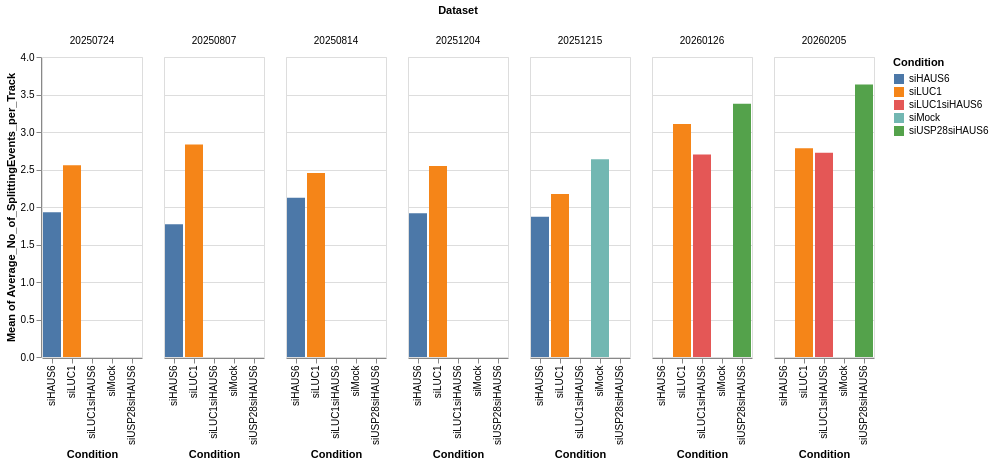

Notebook code cell kept with this figure:
### Code cell
# Quick visualisation

import altair as alt

alt.Chart(
    statistics_df
).mark_bar().encode(
    x = 'Condition',
    y = 'mean(Average_No_of_SplittingEvents_per_Track)',
    color = 'Condition',
    column = 'Dataset'
)

### Figure 1 — Vega-Lite specification as saved in the notebook (floating-point values rounded to 4 significant figures)
{"config": {"view": {"continuousWidth": 300, "continuousHeight": 300}}, "data": {"name": "data-d81f36c04ec8c270ed5efa1fd0ce36f3"}, "mark": {"type": "bar"}, "encoding": {"color": {"field": "Condition", "type": "nominal"}, "column": {"field": "Dataset", "type": "quantitative"}, "x": {"field": "Condition", "type": "nominal"}, "y": {"aggregate": "mean", "field": "Average_No_of_SplittingEvents_per_Track", "type": "quantitative"}}, "$schema": "https://vega.github.io/schema/vega-lite/v5.20.1.json", "datasets": {"data-d81f36c04ec8c270ed5efa1fd0ce36f3": [{"Dataset": 20250724, "Position": 2, "Condition": "siLUC1", "Number_of_tracks": 18, "Max_No_of_Generations": 3, "Number_of_Source_IDs": 48, "Number_of_Sister_IDs": 20, "Number_of_Mother_IDs": 30, "Number_of_Grandmother_IDs": 11, "Average_No_of_SplittingEvents_per_Track": 2.667, "Average_No_of_Sisters_per_Splitting_event": 0.2365, "Average_No_of_Mothers_per_Splitting_event": 0.4347, "Average_No_of_Grandmothers_per_Splitting_event": 0.1095}, {"Dataset": 20250724, "Position": 3, "Condition": "siLUC1", "Number_of_tracks": 14, "Max_No_of_Generations": 3, "Number_of_Source_IDs": 38, "Number_of_Sister_IDs": 14, "Number_of_Mother_IDs": 23, "Number_of_Grandmother_IDs": 9, "Average_No_of_SplittingEvents_per_Track": 2.714, "Average_No_of_Sisters_per_Splitting_event": 0.1922, "Average_No_of_Mothers_per_Splitting_event": 0.4124, "Average_No_of_Grandmothers_per_Splitting_event": 0.1182}, {"Dataset": 20250724, "Position": 4, "Condition": "siLUC1", "Number_of_tracks": 44, "Max_No_of_Generations": 4, "Number_of_Source_IDs": 102, "Number_of_Sister_IDs": 42, "Number_of_Mother_IDs": 58, "Number_of_Grandmother_IDs": 19, "Average_No_of_SplittingEvents_per_Track": 2.318, "Average_No_of_Sisters_per_Splitting_event": 0.2259, "Average_No_of_Mothers_per_Splitting_event": 0.3517, "Average_No_of_Grandmothers_per_Splitting_event": 0.08912}, {"Dataset": 20250724, "Position": 5, "Condition": "siLUC1", "Number_of_tracks": 36, "Max_No_of_Generations": 4, "Number_of_Source_IDs": 91, "Number_of_Sister_IDs": 40, "Number_of_Mother_IDs": 55, "Number_of_Grandmother_IDs": 23, "Average_No_of_SplittingEvents_per_Track": 2.528, "Average_No_of_Sisters_per_Splitting_event": 0.2435, "Average_No_of_Mothers_per_Splitting_event": 0.3789, "Average_No_of_Grandmothers_per_Splitting_event": 0.1227}, {"Dataset": 20250724, "Position": 6, "Condition": "siHAUS6", "Number_of_tracks": 46, "Max_No_of_Generations": 3, "Number_of_Source_IDs": 91, "Number_of_Sister_IDs": 36, "Number_of_Mother_IDs": 44, "Number_of_Grandmother_IDs": 5, "Average_No_of_SplittingEvents_per_Track": 1.978, "Average_No_of_Sisters_per_Splitting_event": 0.2302, "Average_No_of_Mothers_per_Splitting_event": 0.3107, "Average_No_of_Grandmothers_per_Splitting_event": 0.01677}, {"Dataset": 20250724, "Position": 7, "Condition": "siHAUS6", "Number_of_tracks": 36, "Max_No_of_Generations": 3, "Number_of_Source_IDs": 65, "Number_of_Sister_IDs": 20, "Number_of_Mother_IDs": 29, "Number_of_Grandmother_IDs": 1, "Average_No_of_SplittingEvents_per_Track": 1.806, "Average_No_of_Sisters_per_Splitting_event": 0.1806, "Average_No_of_Mothers_per_Splitting_event": 0.2986, "Average_No_of_Grandmothers_per_Splitting_event": 0.006944}, {"Dataset": 20250724, "Position": 8, "Condition": "siHAUS6", "Number_of_tracks": 14, "Max_No_of_Generations": 3, "Number_of_Source_IDs": 28, "Number_of_Sister_IDs": 8, "Number_of_Mother_IDs": 14, "Number_of_Grandmother_IDs": 1, "Average_No_of_SplittingEvents_per_Track": 2.0, "Average_No_of_Sisters_per_Splitting_event": 0.1905, "Average_No_of_Mothers_per_Splitting_event": 0.381, "Average_No_of_Grandmothers_per_Splitting_event": 0.02381}, {"Dataset": 20250724, "Position": 9, "Condition": "siHAUS6", "Number_of_tracks": 34, "Max_No_of_Generations": 3, "Number_of_Source_IDs": 66, "Number_of_Sister_IDs": 24, "Number_of_Mother_IDs": 32, "Number_of_Grandmother_IDs": 1, "Average_No_of_SplittingEvents_per_Track": 1.941, "Average_No_of_Sisters_per_Splitting_event": 0.2304, "Average_No_of_Mothers_per_Splitting_event": 0.3407, "Average_No_of_Grandmothers_per_Splitting_event": 0.007353}, {"Dataset": 20250807, "Position": 2, "Condition": "siLUC1", "Number_of_tracks": 17, "Max_No_of_Generations": 4, "Number_of_Source_IDs": 51, "Number_of_Sister_IDs": 24, "Number_of_Mother_IDs": 34, "Number_of_Grandmother_IDs": 16, "Average_No_of_SplittingEvents_per_Track": 3.0, "Average_No_of_Sisters_per_Splitting_event": 0.2739, "Average_No_of_Mothers_per_Splitting_event": 0.4537, "Average_No_of_Grandmothers_per_Splitting_event": 0.165}, {"Dataset": 20250807, "Position": 3, "Condition": "siLUC1", "Number_of_tracks": 20, "Max_No_of_Generations": 4, "Number_of_Source_IDs": 58, "Number_of_Sister_IDs": 30, "Number_of_Mother_IDs": 38, "Number_of_Grandmother_IDs": 14, "Average_No_of_SplittingEvents_per_Track": 2.9, "Average_No_of_Sisters_per_Splitting_event": 0.331, "Average_No_of_Mothers_per_Splitting_event": 0.4702, "Average_No_of_Grandmothers_per_Splitting_event": 0.1107}, {"Dataset": 20250807, "Position": 4, "Condition": "siLUC1", "Number_of_tracks": 20, "Max_No_of_Generations": 3, "Number_of_Source_IDs": 52, "Number_of_Sister_IDs": 24, "Number_of_Mother_IDs": 32, "Number_of_Grandmother_IDs": 12, "Average_No_of_SplittingEvents_per_Track": 2.6, "Average_No_of_Sisters_per_Splitting_event": 0.275, "Average_No_of_Mothers_per_Splitting_event": 0.3908, "Average_No_of_Grandmothers_per_Splitting_event": 0.1225}, {"Dataset": 20250807, "Position": 5, "Condition": "siHAUS6", "Number_of_tracks": 18, "Max_No_of_Generations": 3, "Number_of_Source_IDs": 31, "Number_of_Sister_IDs": 6, "Number_of_Mother_IDs": 13, "Number_of_Grandmother_IDs": 1, "Average_No_of_SplittingEvents_per_Track": 1.722, "Average_No_of_Sisters_per_Splitting_event": 0.1019, "Average_No_of_Mothers_per_Splitting_event": 0.2824, "Average_No_of_Grandmothers_per_Splitting_event": 0.01389}, {"Dataset": 20250807, "Position": 6, "Condition": "siHAUS6", "Number_of_tracks": 17, "Max_No_of_Generations": 3, "Number_of_Source_IDs": 26, "Number_of_Sister_IDs": 6, "Number_of_Mother_IDs": 9, "Number_of_Grandmother_IDs": 2, "Average_No_of_SplittingEvents_per_Track": 1.529, "Average_No_of_Sisters_per_Splitting_event": 0.09804, "Average_No_of_Mothers_per_Splitting_event": 0.1569, "Average_No_of_Grandmothers_per_Splitting_event": 0.02941}, {"Dataset": 20250807, "Position": 7, "Condition": "siHAUS6", "Number_of_tracks": 19, "Max_No_of_Generations": 3, "Number_of_Source_IDs": 33, "Number_of_Sister_IDs": 10, "Number_of_Mother_IDs": 14, "Number_of_Grandmother_IDs": 3, "Average_No_of_SplittingEvents_per_Track": 1.737, "Average_No_of_Sisters_per_Splitting_event": 0.1491, "Average_No_of_Mothers_per_Splitting_event": 0.2149, "Average_No_of_Grandmothers_per_Splitting_event": 0.03947}, {"Dataset": 20250807, "Position": 8, "Condition": "siHAUS6", "Number_of_tracks": 21, "Max_No_of_Generations": 3, "Number_of_Source_IDs": 42, "Number_of_Sister_IDs": 20, "Number_of_Mother_IDs": 21, "Number_of_Grandmother_IDs": 8, "Average_No_of_SplittingEvents_per_Track": 2.0, "Average_No_of_Sisters_per_Splitting_event": 0.2297, "Average_No_of_Mothers_per_Splitting_event": 0.2416, "Average_No_of_Grandmothers_per_Splitting_event": 0.07007}, {"Dataset": 20250807, "Position": 9, "Condition": "siHAUS6", "Number_of_tracks": 15, "Max_No_of_Generations": 3, "Number_of_Source_IDs": 28, "Number_of_Sister_IDs": 6, "Number_of_Mother_IDs": 13, "Number_of_Grandmother_IDs": 1, "Average_No_of_SplittingEvents_per_Track": 1.867, "Average_No_of_Sisters_per_Splitting_event": 0.1222, "Average_No_of_Mothers_per_Splitting_event": 0.3389, "Average_No_of_Grandmothers_per_Splitting_event": 0.01667}, {"Dataset": 20250814, "Position": 2, "Condition": "siLUC1", "Number_of_tracks": 12, "Max_No_of_Generations": 3, "Number_of_Source_IDs": 29, "Number_of_Sister_IDs": 12, "Number_of_Mother_IDs": 17, "Number_of_Grandmother_IDs": 6, "Average_No_of_SplittingEvents_per_Track": 2.417, "Average_No_of_Sisters_per_Splitting_event": 0.2194, "Average_No_of_Mothers_per_Splitting_event": 0.3792, "Average_No_of_Grandmothers_per_Splitting_event": 0.09583}, {"Dataset": 20250814, "Position": 3, "Condition": "siLUC1", "Number_of_tracks": 24, "Max_No_of_Generations": 3, "Number_of_Source_IDs": 53, "Number_of_Sister_IDs": 14, "Number_of_Mother_IDs": 29, "Number_of_Grandmother_IDs": 6, "Average_No_of_SplittingEvents_per_Track": 2.208, "Average_No_of_Sisters_per_Splitting_event": 0.1736, "Average_No_of_Mothers_per_Splitting_event": 0.4271, "Average_No_of_Grandmothers_per_Splitting_event": 0.06944}, {"Dataset": 20250814, "Position": 4, "Condition": "siLUC1", "Number_of_tracks": 19, "Max_No_of_Generations": 3, "Number_of_Source_IDs": 52, "Number_of_Sister_IDs": 26, "Number_of_Mother_IDs": 33, "Number_of_Grandmother_IDs": 9, "Average_No_of_SplittingEvents_per_Track": 2.737, "Average_No_of_Sisters_per_Splitting_event": 0.3509, "Average_No_of_Mothers_per_Splitting_event": 0.486, "Average_No_of_Grandmothers_per_Splitting_event": 0.08947}, {"Dataset": 20250814, "Position": 5, "Condition": "siHAUS6", "Number_of_tracks": 11, "Max_No_of_Generations": 3, "Number_of_Source_IDs": 26, "Number_of_Sister_IDs": 12, "Number_of_Mother_IDs": 15, "Number_of_Grandmother_IDs": 6, "Average_No_of_SplittingEvents_per_Track": 2.364, "Average_No_of_Sisters_per_Splitting_event": 0.2394, "Average_No_of_Mothers_per_Splitting_event": 0.3227, "Average_No_of_Grandmothers_per_Splitting_event": 0.1045}, {"Dataset": 20250814, "Position": 6, "Condition": "siHAUS6", "Number_of_tracks": 28, "Max_No_of_Generations": 3, "Number_of_Source_IDs": 60, "Number_of_Sister_IDs": 26, "Number_of_Mother_IDs": 32, "Number_of_Grandmother_IDs": 10, "Average_No_of_SplittingEvents_per_Track": 2.143, "Average_No_of_Sisters_per_Splitting_event": 0.2405, "Average_No_of_Mothers_per_Splitting_event": 0.3298, "Average_No_of_Grandmothers_per_Splitting_event": 0.07857}, {"Dataset": 20250814, "Position": 7, "Condition": "siHAUS6", "Number_of_tracks": 24, "Max_No_of_Generations": 3, "Number_of_Source_IDs": 41, "Number_of_Sister_IDs": 12, "Number_of_Mother_IDs": 17, "Number_of_Grandmother_IDs": 1, "Average_No_of_SplittingEvents_per_Track": 1.708, "Average_No_of_Sisters_per_Splitting_event": 0.1597, "Average_No_of_Mothers_per_Splitting_event": 0.2535, "Average_No_of_Grandmothers_per_Splitting_event": 0.01042}, {"Dataset": 20250814, "Position": 8, "Condition": "siHAUS6", "Number_of_tracks": 29, "Max_No_of_Generations": 4, "Number_of_Source_IDs": 66, "Number_of_Sister_IDs": 24, "Number_of_Mother_IDs": 37, "Number_of_Grandmother_IDs": 11, "Average_No_of_SplittingEvents_per_Track": 2.276, "Average_No_of_Sisters_per_Splitting_event": 0.2025, "Average_No_of_Mothers_per_Splitting_event": 0.3704, "Average_No_of_Grandmothers_per_Splitting_event": 0.07085}, {"Dataset": 20251204, "Position": 1, "Condition": "siLUC1", "Number_of_tracks": 30, "Max_No_of_Generations": 4, "Number_of_Source_IDs": 69, "Number_of_Sister_IDs": 26, "Number_of_Mother_IDs": 39, "Number_of_Grandmother_IDs": 15, "Average_No_of_SplittingEvents_per_Track": 2.3, "Average_No_of_Sisters_per_Splitting_event": 0.2211, "Average_No_of_Mothers_per_Splitting_event": 0.3572, "Average_No_of_Grandmothers_per_Splitting_event": 0.1078}, {"Dataset": 20251204, "Position": 2, "Condition": "siLUC1", "Number_of_tracks": 32, "Max_No_of_Generations": 4, "Number_of_Source_IDs": 86, "Number_of_Sister_IDs": 32, "Number_of_Mother_IDs": 54, "Number_of_Grandmother_IDs": 19, "Average_No_of_SplittingEvents_per_Track": 2.688, "Average_No_of_Sisters_per_Splitting_event": 0.2106, "Average_No_of_Mothers_per_Splitting_event": 0.4789, "Average_No_of_Grandmothers_per_Splitting_event": 0.09807}, {"Dataset": 20251204, "Position": 3, "Condition": "siLUC1", "Number_of_tracks": 20, "Max_No_of_Generations": 4, "Number_of_Source_IDs": 53, "Number_of_Sister_IDs": 22, "Number_of_Mother_IDs": 33, "Number_of_Grandmother_IDs": 13, "Average_No_of_SplittingEvents_per_Track": 2.65, "Average_No_of_Sisters_per_Splitting_event": 0.2579, "Average_No_of_Mothers_per_Splitting_event": 0.4412, "Average_No_of_Grandmothers_per_Splitting_event": 0.1402}, {"Dataset": 20251204, "Position": 4, "Condition": "siHAUS6", "Number_of_tracks": 37, "Max_No_of_Generations": 3, "Number_of_Source_IDs": 67, "Number_of_Sister_IDs": 24, "Number_of_Mother_IDs": 30, "Number_of_Grandmother_IDs": 3, "Average_No_of_SplittingEvents_per_Track": 1.811, "Average_No_of_Sisters_per_Splitting_event": 0.1973, "Average_No_of_Mothers_per_Splitting_event": 0.2716, "Average_No_of_Grandmothers_per_Splitting_event": 0.01757}, {"Dataset": 20251204, "Position": 5, "Condition": "siHAUS6", "Number_of_tracks": 26, "Max_No_of_Generations": 3, "Number_of_Source_IDs": 46, "Number_of_Sister_IDs": 16, "Number_of_Mother_IDs": 20, "Number_of_Grandmother_IDs": 2, "Average_No_of_SplittingEvents_per_Track": 1.769, "Average_No_of_Sisters_per_Splitting_event": 0.1987, "Average_No_of_Mothers_per_Splitting_event": 0.266, "Average_No_of_Grandmothers_per_Splitting_event": 0.01923}, {"Dataset": 20251204, "Position": 6, "Condition": "siHAUS6", "Number_of_tracks": 30, "Max_No_of_Generations": 3, "Number_of_Source_IDs": 62, "Number_of_Sister_IDs": 18, "Number_of_Mother_IDs": 32, "Number_of_Grandmother_IDs": 5, "Average_No_of_SplittingEvents_per_Track": 2.067, "Average_No_of_Sisters_per_Splitting_event": 0.1767, "Average_No_of_Mothers_per_Splitting_event": 0.3794, "Average_No_of_Grandmothers_per_Splitting_event": 0.04389}, {"Dataset": 20251204, "Position": 6, "Condition": "siHAUS6", "Number_of_tracks": 30, "Max_No_of_Generations": 3, "Number_of_Source_IDs": 62, "Number_of_Sister_IDs": 18, "Number_of_Mother_IDs": 32, "Number_of_Grandmother_IDs": 5, "Average_No_of_SplittingEvents_per_Track": 2.067, "Average_No_of_Sisters_per_Splitting_event": 0.1767, "Average_No_of_Mothers_per_Splitting_event": 0.3794, "Average_No_of_Grandmothers_per_Splitting_event": 0.04389}, {"Dataset": 20251204, "Position": 7, "Condition": "siHAUS6", "Number_of_tracks": 38, "Max_No_of_Generations": 3, "Number_of_Source_IDs": 71, "Number_of_Sister_IDs": 26, "Number_of_Mother_IDs": 33, "Number_of_Grandmother_IDs": 2, "Average_No_of_SplittingEvents_per_Track": 1.868, "Average_No_of_Sisters_per_Splitting_event": 0.2237, "Average_No_of_Mothers_per_Splitting_event": 0.3004, "Average_No_of_Grandmothers_per_Splitting_event": 0.01535}, {"Dataset": 20251204, "Position": 8, "Condition": "siHAUS6", "Number_of_tracks": 35, "Max_No_of_Generations": 2, "Number_of_Source_IDs": 66, "Number_of_Sister_IDs": 26, "Number_of_Mother_IDs": 31, "Number_of_Grandmother_IDs": 0, "Average_No_of_SplittingEvents_per_Track": 1.886, "Average_No_of_Sisters_per_Splitting_event": 0.2476, "Average_No_of_Mothers_per_Splitting_event": 0.319, "Average_No_of_Grandmothers_per_Splitting_event": 0.0}, {"Dataset": 20251204, "Position": 9, "Condition": "siHAUS6", "Number_of_tracks": 23, "Max_No_of_Generations": 3, "Number_of_Source_IDs": 44, "Number_of_Sister_IDs": 12, "Number_of_Mother_IDs": 21, "Number_of_Grandmother_IDs": 1, "Average_No_of_SplittingEvents_per_Track": 1.913, "Average_No_of_Sisters_per_Splitting_event": 0.1739, "Average_No_of_Mothers_per_Splitting_event": 0.3551, "Average_No_of_Grandmothers_per_Splitting_event": 0.01449}, {"Dataset": 20251204, "Position": 10, "Condition": "siHAUS6", "Number_of_tracks": 27, "Max_No_of_Generations": 3, "Number_of_Source_IDs": 56, "Number_of_Sister_IDs": 22, "Number_of_Mother_IDs": 29, "Number_of_Grandmother_IDs": 3, "Average_No_of_SplittingEvents_per_Track": 2.074, "Average_No_of_Sisters_per_Splitting_event": 0.2519, "Average_No_of_Mothers_per_Splitting_event": 0.3691, "Average_No_of_Grandmothers_per_Splitting_event": 0.02716}, {"Dataset": 20251204, "Position": 11, "Condition": "siHAUS6", "Number_of_tracks": 25, "Max_No_of_Generations": 3, "Number_of_Source_IDs": 45, "Number_of_Sister_IDs": 10, "Number_of_Mother_IDs": 19, "Number_of_Grandmother_IDs": 1, "Average_No_of_SplittingEvents_per_Track": 1.8, "Average_No_of_Sisters_per_Splitting_event": 0.1333, "Average_No_of_Mothers_per_Splitting_event": 0.2933, "Average_No_of_Grandmothers_per_Splitting_event": 0.01333}, {"Dataset": 20251215, "Position": 1, "Condition": "siMock", "Number_of_tracks": 13, "Max_No_of_Generations": 3, "Number_of_Source_IDs": 33, "Number_of_Sister_IDs": 10, "Number_of_Mother_IDs": 19, "Number_of_Grandmother_IDs": 4, "Average_No_of_SplittingEvents_per_Track": 2.538, "Average_No_of_Sisters_per_Splitting_event": 0.2051, "Average_No_of_Mothers_per_Splitting_event": 0.4872, "Average_No_of_Grandmothers_per_Splitting_event": 0.0641}, {"Dataset": 20251215, "Position": 2, "Condition": "siMock", "Number_of_tracks": 19, "Max_No_of_Generations": 3, "Number_of_Source_IDs": 52, "Number_of_Sister_IDs": 28, "Number_of_Mother_IDs": 33, "Number_of_Grandmother_IDs": 12, "Average_No_of_SplittingEvents_per_Track": 2.737, "Average_No_of_Sisters_per_Splitting_event": 0.3486, "Average_No_of_Mothers_per_Splitting_event": 0.4407, "Average_No_of_Grandmothers_per_Splitting_event": 0.1248}, {"Dataset": 20251215, "Position": 3, "Condition": "siLUC1", "Number_of_tracks": 16, "Max_No_of_Generations": 3, "Number_of_Source_IDs": 34, "Number_of_Sister_IDs": 10, "Number_of_Mother_IDs": 18, "Number_of_Grandmother_IDs": 2, "Average_No_of_SplittingEvents_per_Track": 2.125, "Average_No_of_Sisters_per_Splitting_event": 0.1917, "Average_No_of_Mothers_per_Splitting_event": 0.4042, "Average_No_of_Grandmothers_per_Splitting_event": 0.025}, {"Dataset": 20251215, "Position": 4, "Condition": "siLUC1", "Number_of_tracks": 26, "Max_No_of_Generations": 3, "Number_of_Source_IDs": 57, "Number_of_Sister_IDs": 16, "Number_of_Mother_IDs": 31, "Number_of_Grandmother_IDs": 6, "Average_No_of_SplittingEvents_per_Track": 2.192, "Average_No_of_Sisters_per_Splitting_event": 0.1821, "Average_No_of_Mothers_per_Splitting_event": 0.4154, "Average_No_of_Grandmothers_per_Splitting_event": 0.05705}, {"Dataset": 20251215, "Position": 5, "Condition": "siLUC1", "Number_of_tracks": 14, "Max_No_of_Generations": 3, "Number_of_Source_IDs": 32, "Number_of_Sister_IDs": 14, "Number_of_Mother_IDs": 18, "Number_of_Grandmother_IDs": 2, "Average_No_of_SplittingEvents_per_Track": 2.286, "Average_No_of_Sisters_per_Splitting_event": 0.3143, "Average_No_of_Mothers_per_Splitting_event": 0.4143, "Average_No_of_Grandmothers_per_Splitting_event": 0.02857}, {"Dataset": 20251215, "Position": 6, "Condition": "siLUC1", "Number_of_tracks": 23, "Max_No_of_Generations": 3, "Number_of_Source_IDs": 48, "Number_of_Sister_IDs": 20, "Number_of_Mother_IDs": 25, "Number_of_Grandmother_IDs": 6, "Average_No_of_SplittingEvents_per_Track": 2.087, "Average_No_of_Sisters_per_Splitting_event": 0.2257, "Average_No_of_Mothers_per_Splitting_event": 0.3126, "Average_No_of_Grandmothers_per_Splitting_event": 0.04658}, {"Dataset": 20251215, "Position": 7, "Condition": "siHAUS6", "Number_of_tracks": 13, "Max_No_of_Generations": 3, "Number_of_Source_IDs": 27, "Number_of_Sister_IDs": 12, "Number_of_Mother_IDs": 14, "Number_of_Grandmother_IDs": 3, "Average_No_of_SplittingEvents_per_Track": 2.077, "Average_No_of_Sisters_per_Splitting_event": 0.2538, "Average_No_of_Mothers_per_Splitting_event": 0.3115, "Average_No_of_Grandmothers_per_Splitting_event": 0.05}, {"Dataset": 20251215, "Position": 8, "Condition": "siHAUS6", "Number_of_tracks": 26, "Max_No_of_Generations": 3, "Number_of_Source_IDs": 41, "Number_of_Sister_IDs": 12, "Number_of_Mother_IDs": 15, "Number_of_Grandmother_IDs": 3, "Average_No_of_SplittingEvents_per_Track": 1.577, "Average_No_of_Sisters_per_Splitting_event": 0.1282, "Average_No_of_Mothers_per_Splitting_event": 0.1731, "Average_No_of_Grandmothers_per_Splitting_event": 0.01923}, {"Dataset": 20251215, "Position": 9, "Condition": "siHAUS6", "Number_of_tracks": 8, "Max_No_of_Generations": 2, "Number_of_Source_IDs": 14, "Number_of_Sister_IDs": 4, "Number_of_Mother_IDs": 6, "Number_of_Grandmother_IDs": 0, "Average_No_of_SplittingEvents_per_Track": 1.75, "Average_No_of_Sisters_per_Splitting_event": 0.1667, "Average_No_of_Mothers_per_Splitting_event": 0.2917, "Average_No_of_Grandmothers_per_Splitting_event": 0.0}, {"Dataset": 20251215, "Position": 10, "Condition": "siHAUS6", "Number_of_tracks": 11, "Max_No_of_Generations": 2, "Number_of_Source_IDs": 16, "Number_of_Sister_IDs": 2, "Number_of_Mother_IDs": 5, "Number_of_Grandmother_IDs": 0, "Average_No_of_SplittingEvents_per_Track": 1.455, "Average_No_of_Sisters_per_Splitting_event": 0.06061, "Average_No_of_Mothers_per_Splitting_event": 0.197, "Average_No_of_Grandmothers_per_Splitting_event": 0.0}, {"Dataset": 20251215, "Position": 11, "Condition": "siHAUS6", "Number_of_tracks": 9, "Max_No_of_Generations": 3, "Number_of_Source_IDs": 23, "Number_of_Sister_IDs": 10, "Number_of_Mother_IDs": 13, "Number_of_Grandmother_IDs": 5, "Average_No_of_SplittingEvents_per_Track": 2.556, "Average_No_of_Sisters_per_Splitting_event": 0.2249, "Average_No_of_Mothers_per_Splitting_event": 0.3452, "Average_No_of_Grandmothers_per_Splitting_event": 0.09127}, {"Dataset": 20251215, "Position": 12, "Condition": "siHAUS6", "Number_of_tracks": 26, "Max_No_of_Generations": 3, "Number_of_Source_IDs": 46, "Number_of_Sister_IDs": 10, "Number_of_Mother_IDs": 20, "Number_of_Grandmother_IDs": 2, "Average_No_of_SplittingEvents_per_Track": 1.769, "Average_No_of_Sisters_per_Splitting_event": 0.1218, "Average_No_of_Mothers_per_Splitting_event": 0.2917, "Average_No_of_Grandmothers_per_Splitting_event": 0.02244}, {"Dataset": 20251215, "Position": 13, "Condition": "siHAUS6", "Number_of_tracks": 19, "Max_No_of_Generations": 2, "Number_of_Source_IDs": 34, "Number_of_Sister_IDs": 12, "Number_of_Mother_IDs": 15, "Number_of_Grandmother_IDs": 0, "Average_No_of_SplittingEvents_per_Track": 1.789, "Average_No_of_Sisters_per_Splitting_event": 0.2105, "Average_No_of_Mothers_per_Splitting_event": 0.2895, "Average_No_of_Grandmothers_per_Splitting_event": 0.0}, {"Dataset": 20251215, "Position": 14, "Condition": "siHAUS6", "Number_of_tracks": 18, "Max_No_of_Generations": 3, "Number_of_Source_IDs": 36, "Number_of_Sister_IDs": 14, "Number_of_Mother_IDs": 18, "Number_of_Grandmother_IDs": 1, "Average_No_of_SplittingEvents_per_Track": 2.0, "Average_No_of_Sisters_per_Splitting_event": 0.25, "Average_No_of_Mothers_per_Splitting_event": 0.3472, "Average_No_of_Grandmothers_per_Splitting_event": 0.01389}, {"Dataset": 20260126, "Position": 1, "Condition": "siLUC1", "Number_of_tracks": 25, "Max_No_of_Generations": 4, "Number_of_Source_IDs": 84, "Number_of_Sister_IDs": 46, "Number_of_Mother_IDs": 59, "Number_of_Grandmother_IDs": 24, "Average_No_of_SplittingEvents_per_Track": 3.36, "Average_No_of_Sisters_per_Splitting_event": 0.3922, "Average_No_of_Mothers_per_Splitting_event": 0.5499, "Average_No_of_Grandmothers_per_Splitting_event": 0.1496}, {"Dataset": 20260126, "Position": 2, "Condition": "siLUC1", "Number_of_tracks": 34, "Max_No_of_Generations": 4, "Number_of_Source_IDs": 97, "Number_of_Sister_IDs": 34, "Number_of_Mother_IDs": 63, "Number_of_Grandmother_IDs": 27, "Average_No_of_SplittingEvents_per_Track": 2.853, "Average_No_of_Sisters_per_Splitting_event": 0.2093, "Average_No_of_Mothers_per_Splitting_event": 0.487, "Average_No_of_Grandmothers_per_Splitting_event": 0.1669}, {"Dataset": 20260126, "Position": 3, "Condition": "siLUC1siHAUS6", "Number_of_tracks": 24, "Max_No_of_Generations": 4, "Number_of_Source_IDs": 69, "Number_of_Sister_IDs": 32, "Number_of_Mother_IDs": 45, "Number_of_Grandmother_IDs": 14, "Average_No_of_SplittingEvents_per_Track": 2.875, "Average_No_of_Sisters_per_Splitting_event": 0.3396, "Average_No_of_Mothers_per_Splitting_event": 0.5212, "Average_No_of_Grandmothers_per_Splitting_event": 0.1087}, {"Dataset": 20260126, "Position": 4, "Condition": "siLUC1siHAUS6", "Number_of_tracks": 31, "Max_No_of_Generations": 3, "Number_of_Source_IDs": 78, "Number_of_Sister_IDs": 36, "Number_of_Mother_IDs": 47, "Number_of_Grandmother_IDs": 11, "Average_No_of_SplittingEvents_per_Track": 2.516, "Average_No_of_Sisters_per_Splitting_event": 0.3215, "Average_No_of_Mothers_per_Splitting_event": 0.45, "Average_No_of_Grandmothers_per_Splitting_event": 0.08118}, {"Dataset": 20260126, "Position": 5, "Condition": "siLUC1siHAUS6", "Number_of_tracks": 26, "Max_No_of_Generations": 3, "Number_of_Source_IDs": 77, "Number_of_Sister_IDs": 38, "Number_of_Mother_IDs": 51, "Number_of_Grandmother_IDs": 18, "Average_No_of_SplittingEvents_per_Track": 2.962, "Average_No_of_Sisters_per_Splitting_event": 0.3394, "Average_No_of_Mothers_per_Splitting_event": 0.4977, "Average_No_of_Grandmothers_per_Splitting_event": 0.1277}, {"Dataset": 20260126, "Position": 6, "Condition": "siLUC1siHAUS6", "Number_of_tracks": 20, "Max_No_of_Generations": 3, "Number_of_Source_IDs": 57, "Number_of_Sister_IDs": 28, "Number_of_Mother_IDs": 37, "Number_of_Grandmother_IDs": 12, "Average_No_of_SplittingEvents_per_Track": 2.85, "Average_No_of_Sisters_per_Splitting_event": 0.34, "Average_No_of_Mothers_per_Splitting_event": 0.5017, "Average_No_of_Grandmothers_per_Splitting_event": 0.1217}, {"Dataset": 20260126, "Position": 7, "Condition": "siLUC1siHAUS6", "Number_of_tracks": 23, "Max_No_of_Generations": 3, "Number_of_Source_IDs": 53, "Number_of_Sister_IDs": 22, "Number_of_Mother_IDs": 30, "Number_of_Grandmother_IDs": 4, "Average_No_of_SplittingEvents_per_Track": 2.304, "Average_No_of_Sisters_per_Splitting_event": 0.2826, "Average_No_of_Mothers_per_Splitting_event": 0.4312, "Average_No_of_Grandmothers_per_Splitting_event": 0.03261}, {"Dataset": 20260126, "Position": 8, "Condition": "siUSP28siHAUS6", "Number_of_tracks": 19, "Max_No_of_Generations": 3, "Number_of_Source_IDs": 53, "Number_of_Sister_IDs": 17, "Number_of_Mother_IDs": 34, "Number_of_Grandmother_IDs": 12, "Average_No_of_SplittingEvents_per_Track": 2.789, "Average_No_of_Sisters_per_Splitting_event": 0.2053, "Average_No_of_Mothers_per_Splitting_event": 0.5079, "Average_No_of_Grandmothers_per_Splitting_event": 0.1404}, {"Dataset": 20260126, "Position": 9, "Condition": "siUSP28siHAUS6", "Number_of_tracks": 14, "Max_No_of_Generations": 3, "Number_of_Source_IDs": 54, "Number_of_Sister_IDs": 32, "Number_of_Mother_IDs": 40, "Number_of_Grandmother_IDs": 17, "Average_No_of_SplittingEvents_per_Track": 3.857, "Average_No_of_Sisters_per_Splitting_event": 0.4969, "Average_No_of_Mothers_per_Splitting_event": 0.6315, "Average_No_of_Grandmothers_per_Splitting_event": 0.2158}, {"Dataset": 20260126, "Position": 10, "Condition": "siUSP28siHAUS6", "Number_of_tracks": 26, "Max_No_of_Generations": 4, "Number_of_Source_IDs": 92, "Number_of_Sister_IDs": 50, "Number_of_Mother_IDs": 66, "Number_of_Grandmother_IDs": 27, "Average_No_of_SplittingEvents_per_Track": 3.538, "Average_No_of_Sisters_per_Splitting_event": 0.4263, "Average_No_of_Mothers_per_Splitting_event": 0.6234, "Average_No_of_Grandmothers_per_Splitting_event": 0.1667}, {"Dataset": 20260126, "Position": 11, "Condition": "siUSP28siHAUS6", "Number_of_tracks": 22, "Max_No_of_Generations": 4, "Number_of_Source_IDs": 68, "Number_of_Sister_IDs": 31, "Number_of_Mother_IDs": 46, "Number_of_Grandmother_IDs": 14, "Average_No_of_SplittingEvents_per_Track": 3.091, "Average_No_of_Sisters_per_Splitting_event": 0.3348, "Average_No_of_Mothers_per_Splitting_event": 0.586, "Average_No_of_Grandmothers_per_Splitting_event": 0.1216}, {"Dataset": 20260126, "Position": 12, "Condition": "siUSP28siHAUS6", "Number_of_tracks": 22, "Max_No_of_Generations": 4, "Number_of_Source_IDs": 74, "Number_of_Sister_IDs": 32, "Number_of_Mother_IDs": 51, "Number_of_Grandmother_IDs": 23, "Average_No_of_SplittingEvents_per_Track": 3.364, "Average_No_of_Sisters_per_Splitting_event": 0.3426, "Average_No_of_Mothers_per_Splitting_event": 0.5624, "Average_No_of_Grandmothers_per_Splitting_event": 0.1938}, {"Dataset": 20260126, "Position": 13, "Condition": "siUSP28siHAUS6", "Number_of_tracks": 16, "Max_No_of_Generations": 3, "Number_of_Source_IDs": 48, "Number_of_Sister_IDs": 22, "Number_of_Mother_IDs": 32, "Number_of_Grandmother_IDs": 11, "Average_No_of_SplittingEvents_per_Track": 3.0, "Average_No_of_Sisters_per_Splitting_event": 0.3229, "Average_No_of_Mothers_per_Splitting_event": 0.5406, "Average_No_of_Grandmothers_per_Splitting_event": 0.1427}, {"Dataset": 20260126, "Position": 14, "Condition": "siUSP28siHAUS6", "Number_of_tracks": 15, "Max_No_of_Generations": 4, "Number_of_Source_IDs": 60, "Number_of_Sister_IDs": 34, "Number_of_Mother_IDs": 44, "Number_of_Grandmother_IDs": 20, "Average_No_of_SplittingEvents_per_Track": 4.0, "Average_No_of_Sisters_per_Splitting_event": 0.4856, "Average_No_of_Mothers_per_Splitting_event": 0.6406, "Average_No_of_Grandmothers_per_Splitting_event": 0.2539}, {"Dataset": 20260205, "Position": 1, "Condition": "siLUC1", "Number_of_tracks": 21, "Max_No_of_Generations": 3, "Number_of_Source_IDs": 55, "Number_of_Sister_IDs": 18, "Number_of_Mother_IDs": 34, "Number_of_Grandmother_IDs": 10, "Average_No_of_SplittingEvents_per_Track": 2.619, "Average_No_of_Sisters_per_Splitting_event": 0.2365, "Average_No_of_Mothers_per_Splitting_event": 0.5183, "Average_No_of_Grandmothers_per_Splitting_event": 0.1302}, {"Dataset": 20260205, "Position": 2, "Condition": "siLUC1", "Number_of_tracks": 18, "Max_No_of_Generations": 3, "Number_of_Source_IDs": 53, "Number_of_Sister_IDs": 26, "Number_of_Mother_IDs": 35, "Number_of_Grandmother_IDs": 9, "Average_No_of_SplittingEvents_per_Track": 2.944, "Average_No_of_Sisters_per_Splitting_event": 0.3815, "Average_No_of_Mothers_per_Splitting_event": 0.5519, "Average_No_of_Grandmothers_per_Splitting_event": 0.1}, {"Dataset": 20260205, "Position": 3, "Condition": "siLUC1siHAUS6", "Number_of_tracks": 16, "Max_No_of_Generations": 3, "Number_of_Source_IDs": 43, "Number_of_Sister_IDs": 20, "Number_of_Mother_IDs": 27, "Number_of_Grandmother_IDs": 9, "Average_No_of_SplittingEvents_per_Track": 2.688, "Average_No_of_Sisters_per_Splitting_event": 0.2875, "Average_No_of_Mothers_per_Splitting_event": 0.4542, "Average_No_of_Grandmothers_per_Splitting_event": 0.1125}, {"Dataset": 20260205, "Position": 4, "Condition": "siLUC1siHAUS6", "Number_of_tracks": 26, "Max_No_of_Generations": 3, "Number_of_Source_IDs": 72, "Number_of_Sister_IDs": 40, "Number_of_Mother_IDs": 46, "Number_of_Grandmother_IDs": 14, "Average_No_of_SplittingEvents_per_Track": 2.769, "Average_No_of_Sisters_per_Splitting_event": 0.4099, "Average_No_of_Mothers_per_Splitting_event": 0.4676, "Average_No_of_Grandmothers_per_Splitting_event": 0.1143}, {"Dataset": 20260205, "Position": 5, "Condition": "siLUC1siHAUS6", "Number_of_tracks": 18, "Max_No_of_Generations": 3, "Number_of_Source_IDs": 53, "Number_of_Sister_IDs": 28, "Number_of_Mother_IDs": 35, "Number_of_Grandmother_IDs": 10, "Average_No_of_SplittingEvents_per_Track": 2.944, "Average_No_of_Sisters_per_Splitting_event": 0.4167, "Average_No_of_Mothers_per_Splitting_event": 0.5324, "Average_No_of_Grandmothers_per_Splitting_event": 0.1111}, {"Dataset": 20260205, "Position": 6, "Condition": "siLUC1siHAUS6", "Number_of_tracks": 21, "Max_No_of_Generations": 3, "Number_of_Source_IDs": 56, "Number_of_Sister_IDs": 30, "Number_of_Mother_IDs": 35, "Number_of_Grandmother_IDs": 9, "Average_No_of_SplittingEvents_per_Track": 2.667, "Average_No_of_Sisters_per_Splitting_event": 0.3778, "Average_No_of_Mothers_per_Splitting_event": 0.4571, "Average_No_of_Grandmothers_per_Splitting_event": 0.08571}, {"Dataset": 20260205, "Position": 7, "Condition": "siLUC1siHAUS6", "Number_of_tracks": 22, "Max_No_of_Generations": 3, "Number_of_Source_IDs": 56, "Number_of_Sister_IDs": 28, "Number_of_Mother_IDs": 34, "Number_of_Grandmother_IDs": 8, "Average_No_of_SplittingEvents_per_Track": 2.545, "Average_No_of_Sisters_per_Splitting_event": 0.3203, "Average_No_of_Mothers_per_Splitting_event": 0.4567, "Average_No_of_Grandmothers_per_Splitting_event": 0.05195}, {"Dataset": 20260205, "Position": 8, "Condition": "siUSP28siHAUS6", "Number_of_tracks": 14, "Max_No_of_Generations": 4, "Number_of_Source_IDs": 48, "Number_of_Sister_IDs": 24, "Number_of_Mother_IDs": 33, "Number_of_Grandmother_IDs": 8, "Average_No_of_SplittingEvents_per_Track": 3.429, "Average_No_of_Sisters_per_Splitting_event": 0.4633, "Average_No_of_Mothers_per_Splitting_event": 0.6296, "Average_No_of_Grandmothers_per_Splitting_event": 0.1133}, {"Dataset": 20260205, "Position": 9, "Condition": "siUSP28siHAUS6", "Number_of_tracks": 13, "Max_No_of_Generations": 3, "Number_of_Source_IDs": 49, "Number_of_Sister_IDs": 32, "Number_of_Mother_IDs": 36, "Number_of_Grandmother_IDs": 14, "Average_No_of_SplittingEvents_per_Track": 3.769, "Average_No_of_Sisters_per_Splitting_event": 0.5454, "Average_No_of_Mothers_per_Splitting_event": 0.6544, "Average_No_of_Grandmothers_per_Splitting_event": 0.194}, {"Dataset": 20260205, "Position": 10, "Condition": "siUSP28siHAUS6", "Number_of_tracks": 16, "Max_No_of_Generations": 3, "Number_of_Source_IDs": 54, "Number_of_Sister_IDs": 32, "Number_of_Mother_IDs": 38, "Number_of_Grandmother_IDs": 11, "Average_No_of_SplittingEvents_per_Track": 3.375, "Average_No_of_Sisters_per_Splitting_event": 0.5146, "Average_No_of_Mothers_per_Splitting_event": 0.6448, "Average_No_of_Grandmothers_per_Splitting_event": 0.1427}, {"Dataset": 20260205, "Position": 11, "Condition": "siUSP28siHAUS6", "Number_of_tracks": 16, "Max_No_of_Generations": 3, "Number_of_Source_IDs": 50, "Number_of_Sister_IDs": 28, "Number_of_Mother_IDs": 34, "Number_of_Grandmother_IDs": 8, "Average_No_of_SplittingEvents_per_Track": 3.125, "Average_No_of_Sisters_per_Splitting_event": 0.4729, "Average_No_of_Mothers_per_Splitting_event": 0.624, "Average_No_of_Grandmothers_per_Splitting_event": 0.1115}, {"Dataset": 20260205, "Position": 12, "Condition": "siUSP28siHAUS6", "Number_of_tracks": 17, "Max_No_of_Generations": 3, "Number_of_Source_IDs": 67, "Number_of_Sister_IDs": 40, "Number_of_Mother_IDs": 50, "Number_of_Grandmother_IDs": 22, "Average_No_of_SplittingEvents_per_Track": 3.941, "Average_No_of_Sisters_per_Splitting_event": 0.4793, "Average_No_of_Mothers_per_Splitting_event": 0.6901, "Average_No_of_Grandmothers_per_Splitting_event": 0.2319}, {"Dataset": 20260205, "Position": 13, "Condition": "siUSP28siHAUS6", "Number_of_tracks": 13, "Max_No_of_Generations": 3, "Number_of_Source_IDs": 42, "Number_of_Sister_IDs": 26, "Number_of_Mother_IDs": 29, "Number_of_Grandmother_IDs": 6, "Average_No_of_SplittingEvents_per_Track": 3.231, "Average_No_of_Sisters_per_Splitting_event": 0.5436, "Average_No_of_Mothers_per_Splitting_event": 0.659, "Average_No_of_Grandmothers_per_Splitting_event": 0.09231}, {"Dataset": 20260205, "Position": 14, "Condition": "siUSP28siHAUS6", "Number_of_tracks": 18, "Max_No_of_Generations": 3, "Number_of_Source_IDs": 82, "Number_of_Sister_IDs": 52, "Number_of_Mother_IDs": 64, "Number_of_Grandmother_IDs": 33, "Average_No_of_SplittingEvents_per_Track": 4.556, "Average_No_of_Sisters_per_Splitting_event": 0.568, "Average_No_of_Mothers_per_Splitting_event": 0.7485, "Average_No_of_Grandmothers_per_Splitting_event": 0.3475}]}}
